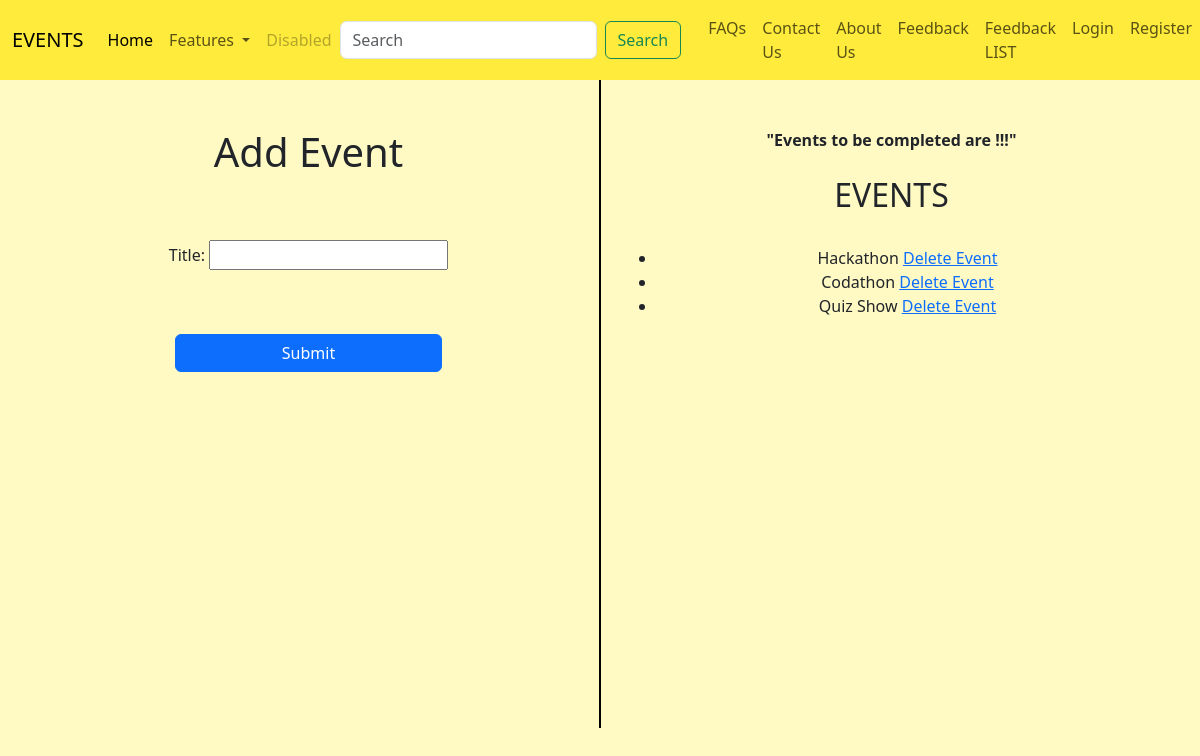
The page /add_task/ on the database its author committed.
### eventapp/models.py (models this page shows, shortened)
class Task(models.Model):
    title=models.CharField(max_length=200)
    created_at=models.DateTimeField(auto_now_add=True)

### eventapp/views.py (the view)
# urls.py: path('add_task/', views.add_task, name='add_task'),
def add_task(request):
    if request.method == 'POST':  # Corrected methods to method
        form = TaskForm(request.POST)
        if form.is_valid():
            form.save()
            return redirect('eventapp:add_task')
    else:
        form = TaskForm()
    tasks = Task.objects.all()
    return render(request, 'eventapp/add_task.html', {'form': form, 'tasks': tasks})  # Added comma after request

### eventapp/forms.py
class TaskForm(forms.ModelForm):
    class Meta:
        model=Task
        fields=['title']

### templates/eventapp/add_task.html (shortened to what this page needs)
{% extends 'Navbar/ProjectNavbar.html' %}
{% load static %}
{% block body %}
<div class="container text-center">
  <div class="row">
    <div class="col">
        <br><br>
            <h1>Add Event</h1>
        <br></br>
            <form method="post" action="{% url 'eventapp:add_task' %}">{% csrf_token %}
            {{ form.as_p }}
            <br><br>
            <div class="d-grid gap-2 col-6 mx-auto">
            <button class="btn btn-primary" type="submit">Submit</button>
            </div>
        </form>
    </div>
      <br><br><br><br><br><br><br><br><br><br><br><br><br><br><br><br>
      <br><br><br><br><br><br><br><br><br><br><br>
       <div class="col-auto d-flex align-items-center">
      <div style="border-left: 2px solid black; height: 100%;"></div>
    </div>
    <div class="col">
        <br><br>
        <strong>"Events to be completed are !!!"</strong>
        <br></br>
              <h2>EVENTS</h2>
        <br>
    <ul>
        {% for task in tasks %}
            <li>
                {{ task.title }}
                <a href="{% url 'eventapp:delete_task' task.pk %}">Delete Event</a>
            </li>
        {% endfor %}
    </ul>
    </div>
  </div>
</div>
{% endblock %}

### templates/Navbar/ProjectNavbar.html (style rules this page uses)
body { background-color: #FFF9C4; }

### rows shown on the page
Task: title "Hackathon"
Task: title "Codathon"
Task: title "Quiz Show"
